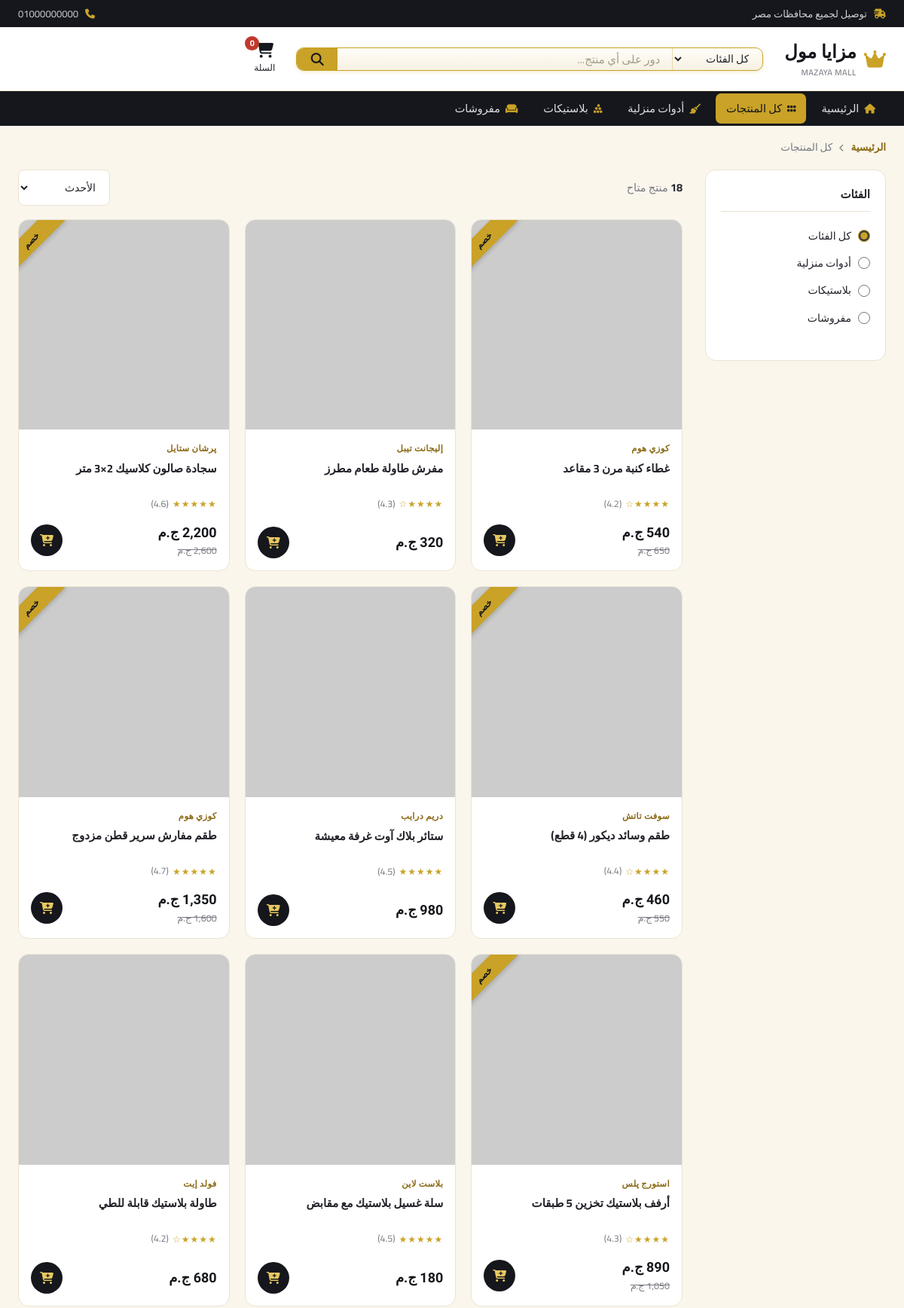
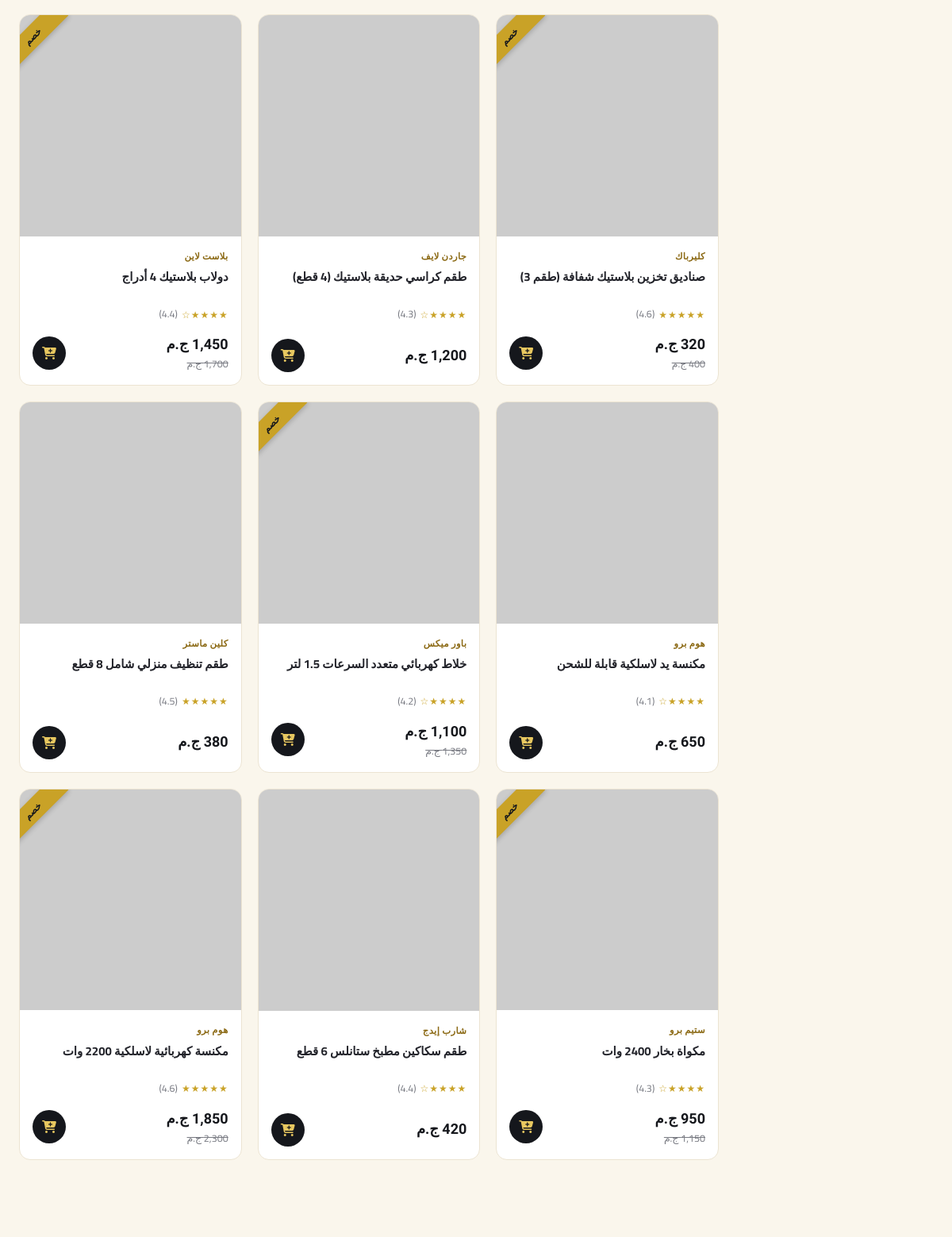
/products.php (upper part), run on the app's committed database (2 pictures, top to bottom).
### tables this page shows
CREATE TABLE IF NOT EXISTS `categories` (
    `id` INT AUTO_INCREMENT PRIMARY KEY,
    `name` VARCHAR(100) NOT NULL,
    `slug` VARCHAR(50) NOT NULL UNIQUE,
    `cover` VARCHAR(500) NOT NULL,
    `description` VARCHAR(255),
    `created_at` TIMESTAMP DEFAULT CURRENT_TIMESTAMP,
    INDEX `idx_slug` (`slug`)
);

CREATE TABLE IF NOT EXISTS `products` (
    `id` INT AUTO_INCREMENT PRIMARY KEY,
    `category_id` INT NOT NULL,
    `name` VARCHAR(255) NOT NULL,
    `price` DECIMAL(10,2) NOT NULL,
    `old_price` DECIMAL(10,2) DEFAULT NULL,
    `brand` VARCHAR(100) NOT NULL,
    `image` VARCHAR(500) NOT NULL,
    `description` TEXT,
    `rating` DECIMAL(2,1) DEFAULT 4.5,
    `stock` INT DEFAULT 50,
    `created_at` TIMESTAMP DEFAULT CURRENT_TIMESTAMP,
    FOREIGN KEY (`category_id`) REFERENCES `categories`(`id`) ON DELETE CASCADE,
    INDEX `idx_category` (`category_id`),
    INDEX `idx_name` (`name`)
);

### config/helpers.php (called while the page is built, shortened)
<?php
function category_icon($slug){
    $icons = [
        'household' => 'fa-solid fa-broom',
        'plastics'  => 'fa-solid fa-cubes-stacked',
        'furnishings' => 'fa-solid fa-couch',
    ];
    return $icons[$slug] ?? 'fa-solid fa-tag';
}
function format_price($price){
    return number_format($price, 0, '', ',') . ' ج.م';
}
function star_rating($rating){
    $rating = round($rating);
    $html = '';
    for($i = 1; $i <= 5; $i++){
        $html .= $i <= $rating ? '★' : '☆';
    }
    return $html;
}
function get_product_image($image){
    if (filter_var($image, FILTER_VALIDATE_URL)) {
        return $image;
    }
    return 'uploads/' . $image;
}
?>

### products.php (the view, shortened to what this page needs)
<?php
include 'config/db.php';
include 'config/helpers.php';
$categories = $conn->query("SELECT * FROM categories ORDER BY id ASC")->fetch_all(MYSQLI_ASSOC);
$q = trim($_GET['q'] ?? '');
$category = trim($_GET['category'] ?? '');
$sort = trim($_GET['sort'] ?? 'newest');
$current_cat = null;
$order_by = "p.id DESC";
$sql = "SELECT p.*, c.slug as cat_slug, c.name as cat_name FROM products p JOIN categories c ON p.category_id = c.id";
$sql .= " ORDER BY $order_by";
$stmt = $conn->prepare($sql);
$stmt->execute();
$products = $stmt->get_result()->fetch_all(MYSQLI_ASSOC);
$active_page = 'products';
$page_title = $current_cat ? $current_cat['name'] : ($q !== '' ? 'نتائج البحث عن "' . $q . '"' : 'كل المنتجات');
?>
<!DOCTYPE html>
<html lang="ar" dir="rtl">
<head>
    <link rel="stylesheet" href="assets/css/style.css">
    <link rel="stylesheet" href="https://cdnjs.cloudflare.com/ajax/libs/font-awesome/6.4.0/css/all.min.css">
</head>
<body>
    <?php include 'includes/header.php'; ?>
    <div class="container">
        <div class="breadcrumb">
            <a href="index.php">الرئيسية</a> <i class="fa-solid fa-chevron-left"></i> <?php echo htmlspecialchars($page_title); ?>
        </div>
    </div>
    <div class="container">
        <div class="catalog-layout">
            <aside class="filters-box">
                <h4>الفئات</h4>
                <div class="filter-group">
                    <label>
                        <input type="radio" name="cat_filter" onclick="location.href='products.php<?php echo $q ? '?q='.urlencode($q) : ''; ?>'" <?php echo $category==='' ? 'checked':''; ?>>
                        كل الفئات
                    </label>
                    <?php foreach($categories as $cat): ?>
                    <label>
                        <input type="radio" name="cat_filter" onclick="location.href='products.php?category=<?php echo $cat['slug']; ?><?php echo $q ? '&q='.urlencode($q) : ''; ?>'" <?php echo $category===$cat['slug'] ? 'checked':''; ?>>
                        <?php echo htmlspecialchars($cat['name']); ?>
                    </label>
                    <?php endforeach; ?>
                </div>
            </aside>
            <div>
                <div class="catalog-toolbar">
                    <span class="results-count"><b><?php echo count($products); ?></b> منتج متاح</span>
                    <form method="get" onchange="this.submit()">
                        <select name="sort" class="sort-select">
                            <option value="newest" <?php echo $sort==='newest'?'selected':''; ?>>الأحدث</option>
                        </select>
                    </form>
                </div>
                <?php if(empty($products)): ?>
                <div class="empty-state">
                    <i class="fa-solid fa-magnifying-glass"></i>
                    <p>لم نجد منتجات مطابقة</p>
                    <span>حاول تغيير كلمة البحث أو الفئة</span>
                    <a href="products.php" class="btn-gold">عرض كل المنتجات</a>
                </div>
                <?php else: ?>
                <div class="catalog-grid">
                    <?php foreach($products as $product): ?>
                    <div class="product-card">
                        <?php if($product['old_price']): ?><div class="ribbon">خصم</div><?php endif; ?>
                        <a href="product.php?id=<?php echo $product['id']; ?>" class="product-image">
                            <img src="<?php echo htmlspecialchars(get_product_image($product['image'])); ?>" alt="<?php echo htmlspecialchars($product['name']); ?>" onerror="this.src='assets/images/placeholder.png'">
                        </a>
                        <div class="product-info">
                            <span class="product-brand"><?php echo htmlspecialchars($product['brand']); ?></span>
                            <a href="product.php?id=<?php echo $product['id']; ?>"><h3><?php echo htmlspecialchars($product['name']); ?></h3></a>
                            <div class="product-rating"><span class="stars"><?php echo star_rating($product['rating']); ?></span> (<?php echo $product['rating']; ?>)</div>
                            <div class="product-footer">
                                <div class="price-block">
                                    <span class="product-price"><?php echo format_price($product['price']); ?></span>
                                    <?php if($product['old_price']): ?><span class="product-price-old"><?php echo format_price($product['old_price']); ?></span><?php endif; ?>
                                </div>
                                <button class="btn-add-cart" onclick="addToCart(<?php echo $product['id']; ?>, '<?php echo addslashes($product['name']); ?>', <?php echo $product['price']; ?>, '<?php echo addslashes(get_product_image($product['image'])); ?>')">
                                    <i class="fa-solid fa-cart-plus"></i>
                                </button>
                            </div>
                        </div>
                    </div>
                    <?php endforeach; ?>
                </div>
                <?php endif; ?>
            </div>
        </div>
    </div>
</body>
</html>

### includes/header.php (shortened to what this page needs)
<?php
$categories = $categories ?? [];
?>
<div class="topbar">
    <div class="container">
        <span><i class="fa-solid fa-truck-fast"></i> توصيل لجميع محافظات مصر</span>
        <div class="topbar-links">
            <a href="tel:01000000000"><i class="fa-solid fa-phone"></i> 01000000000</a>
        </div>
    </div>
</div>
<header class="header">
    <div class="container">
        <a href="index.php" class="logo">
            <i class="fas fa-crown"></i>
            <span>مزايا مول<small>MAZAYA MALL</small></span>
        </a>
        <form class="search-card" action="products.php" method="get">
            <select name="category">
                <option value="">كل الفئات</option>
            </select>
            <input type="text" name="q" placeholder="دور على أي منتج..." value="<?php echo htmlspecialchars($_GET['q'] ?? ''); ?>">
            <button type="submit"><i class="fa-solid fa-magnifying-glass"></i></button>
        </form>
        <div class="header-actions">
            <a href="cart.php">
                <i class="fa-solid fa-cart-shopping"></i>
                السلة
                <span class="cart-count" id="cartCount">0</span>
            </a>
        </div>
    </div>
</header>
<nav class="catnav">
    <div class="container">
        <a href="index.php" class="<?php echo ($active_page ?? '') === 'home' ? 'active' : ''; ?>"><i class="fa-solid fa-house"></i> الرئيسية</a>
        <a href="products.php" class="<?php echo (($active_page ?? '') === 'products' && empty($_GET['category'])) ? 'active' : ''; ?>"><i class="fa-solid fa-grip"></i> كل المنتجات</a>
        <?php foreach($categories as $cat): ?>
        <a href="products.php?category=<?php echo $cat['slug']; ?>" class="<?php echo (($_GET['category'] ?? '') === $cat['slug']) ? 'active' : ''; ?>">
            <i class="<?php echo category_icon($cat['slug']); ?>"></i> <?php echo htmlspecialchars($cat['name']); ?>
        </a>
        <?php endforeach; ?>
    </div>
</nav>

### data on the page
categories: name "أدوات منزلية", slug "☐ أدوات منزلية"
categories: name "بلاستيكات", slug "☐ بلاستيكات"
categories: name "مفروشات", slug "☐ مفروشات"
products: shows "خصم", brand "كوزي هوم", name "غطاء كنبة مرن 3 مقاعد", rating "★★★★☆", rating "4.2", price "540 ج.م", old_price "650 ج.م"
products: brand "إليجانت تيبل", name "مفرش طاولة طعام مطرز", rating "★★★★☆", rating "4.3", price "320 ج.م"
products: shows "خصم", brand "پرشان ستايل", name "سجادة صالون كلاسيك 2×3 متر", rating "★★★★★", rating "4.6", price "2,200 ج.م", old_price "2,600 ج.م"
products: shows "خصم", brand "سوفت تاتش", name "طقم وسائد ديكور (4 قطع)", rating "★★★★☆", rating "4.4", price "460 ج.م", old_price "550 ج.م"
products: brand "دريم درايب", name "ستائر بلاك آوت غرفة معيشة", rating "★★★★★", rating "4.5", price "980 ج.م"
products: shows "خصم", brand "كوزي هوم", name "طقم مفارش سرير قطن مزدوج", rating "★★★★★", rating "4.7", price "1,350 ج.م", old_price "1,600 ج.م"
products: shows "خصم", brand "استورج پلس", name "أرفف بلاستيك تخزين 5 طبقات", rating "★★★★☆", rating "4.3", price "890 ج.م", old_price "1,050 ج.م"
products: brand "بلاست لاين", name "سلة غسيل بلاستيك مع مقابض", rating "★★★★★", rating "4.5", price "180 ج.م"
products: brand "فولد إيت", name "طاولة بلاستيك قابلة للطي", rating "★★★★☆", rating "4.2", price "680 ج.م"
products: shows "خصم", brand "كليرباك", name "صناديق تخزين بلاستيك شفافة (طقم 3)", rating "★★★★★", rating "4.6", price "320 ج.م", old_price "400 ج.م"
products: brand "جاردن لايف", name "طقم كراسي حديقة بلاستيك (4 قطع)", rating "★★★★☆", rating "4.3", price "1,200 ج.م"
products: shows "خصم", brand "بلاست لاين", name "دولاب بلاستيك 4 أدراج", rating "★★★★☆", rating "4.4", price "1,450 ج.م", old_price "1,700 ج.م"
products: brand "هوم برو", name "مكنسة يد لاسلكية قابلة للشحن", rating "★★★★☆", rating "4.1", price "650 ج.م"
products: shows "خصم", brand "باور ميكس", name "خلاط كهربائي متعدد السرعات 1.5 لتر", rating "★★★★☆", rating "4.2", price "1,100 ج.م", old_price "1,350 ج.م"
products: brand "كلين ماستر", name "طقم تنظيف منزلي شامل 8 قطع", rating "★★★★★", rating "4.5", price "380 ج.م"
products: shows "خصم", brand "ستيم برو", name "مكواة بخار 2400 وات", rating "★★★★☆", rating "4.3", price "950 ج.م", old_price "1,150 ج.م"
products: brand "شارب إيدج", name "طقم سكاكين مطبخ ستانلس 6 قطع", rating "★★★★☆", rating "4.4", price "420 ج.م"
products: shows "خصم", brand "هوم برو", name "مكنسة كهربائية لاسلكية 2200 وات", rating "★★★★★", rating "4.6", price "1,850 ج.م", old_price "2,300 ج.م"

### other printed values
$page_title "كل المنتجات"
count($products) "18"
